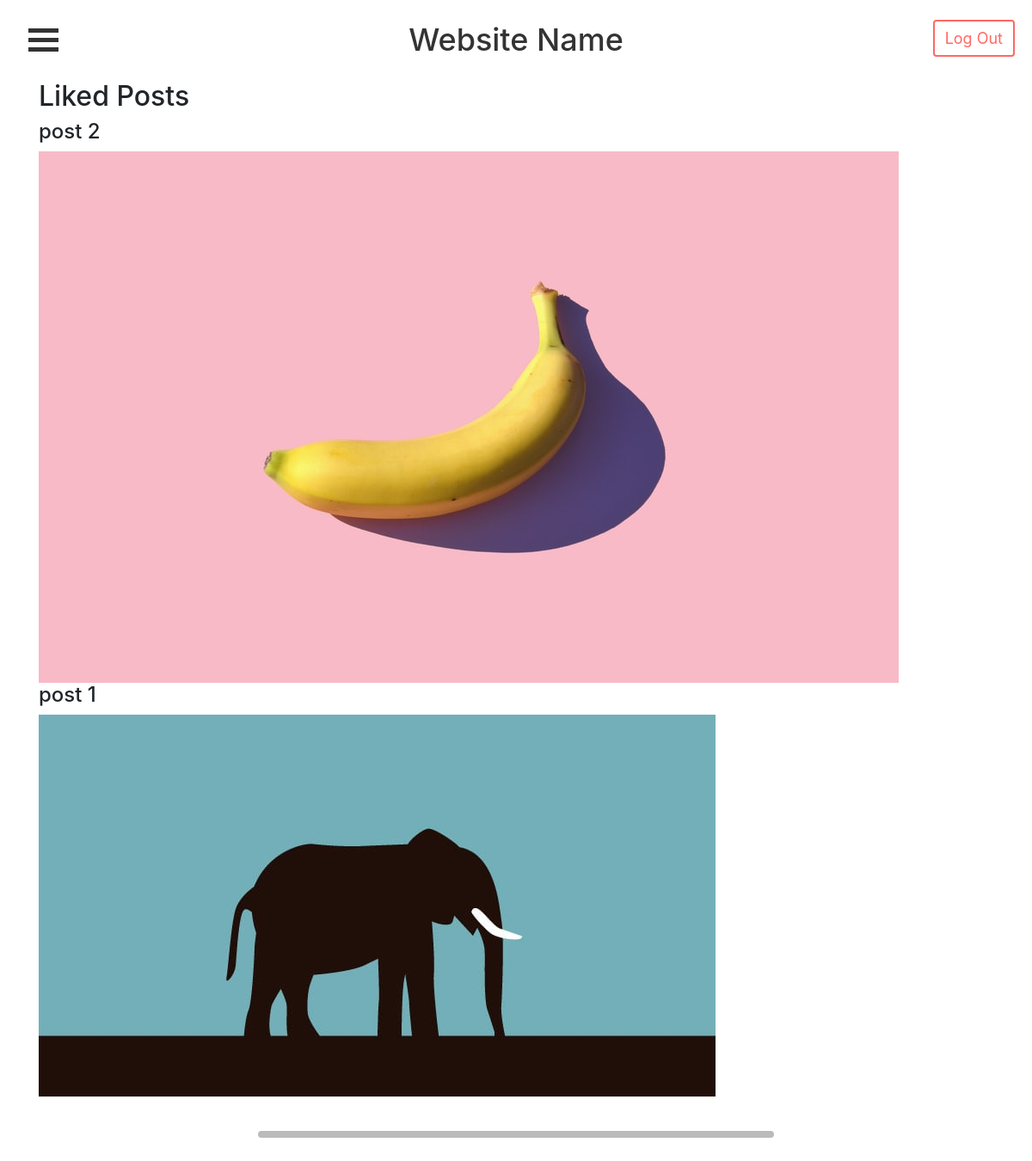
The page /likedposts/2/ (signed in) on the database its author committed.
### accounts/models.py (models this page shows, shortened)
class Post(models.Model):
    title = models.CharField(max_length=50, null=True)
    caption = models.CharField(max_length=200, null=True)
    image = models.ImageField(null=True)
    post_date = models.DateTimeField(auto_now_add=True, null=True)
    userPosted = models.ForeignKey(Profile, null=True, on_delete=models.CASCADE)
    likes = models.IntegerField(default=0)

### accounts/views.py (the view)
# urls.py: path('likedposts/<str:pk>/', views.likedposts, name="likedposts_page"),
def likedposts(request, pk):
    if int(pk) == request.user.id:
        profile = Profile.objects.get(user_id=pk)
        likes = profile.like_set.all()
        posts = []
        for i in likes:
            posts.append(i.liked_post)
        context = {'profile': profile, 'posts': posts}
        return render(request, 'accounts/liked.html', context)
    else:
        return redirect('home_page')

### accounts/templates/accounts/liked.html
{% extends 'accounts/main.html' %}
{% block content %}
<div class="container-sm">
  <h2>Liked Posts</h2>
  {% for post in posts %}
  <h4>{{post.title}}</h4>
  <a href="{% url 'post_page' post.id %}">
    <img src="{{post.image.url }}" alt="post image">
  </a>
  {% endfor %}
</div>
<br />
<hr class="rounded">
<br />
{% endblock %}

### accounts/static/css/mystylesheet.css (style rules this page uses)
body { background-color: white; }
hr.rounded { border-top: 8px solid #bbb; border-radius: 5px; width: 50%; }

### rows shown on the page
Post: title "post 2", image (picture)
Post: title "post 1", image (picture)
